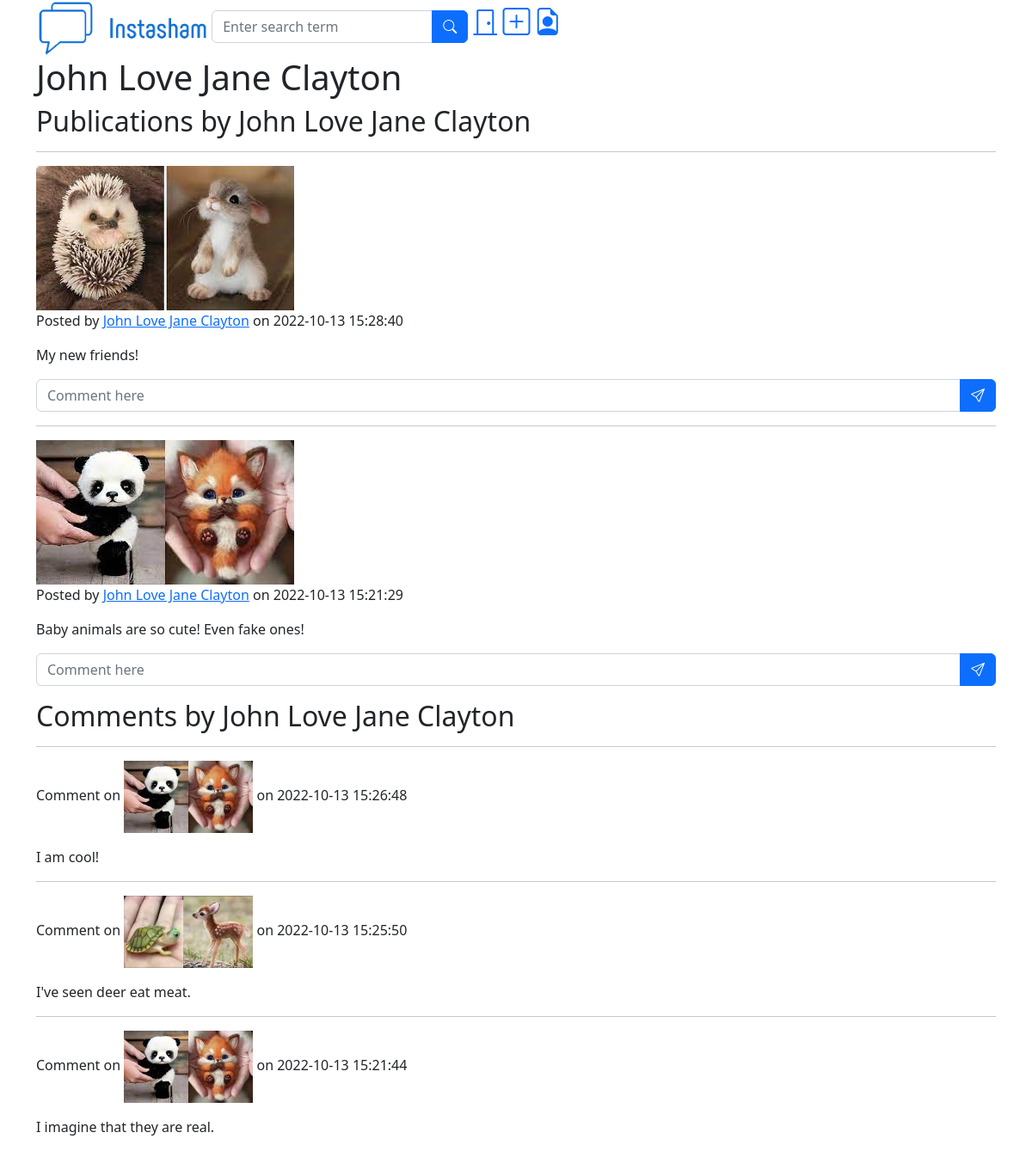
/Profile/details/1, run on the app's committed database.
### tables this page shows
CREATE TABLE `profile` (
  `profile_id` int(11) NOT NULL,
  `first_name` varchar(50) NOT NULL,
  `middle_name` varchar(50) NOT NULL,
  `last_name` varchar(50) NOT NULL,
  `user_id` int(11) NOT NULL
);

CREATE TABLE `publication` (
  `publication_id` int(11) NOT NULL,
  `profile_id` int(11) NOT NULL,
  `picture` varchar(128) NOT NULL,
  `caption` text NOT NULL,
  `date_time` datetime NOT NULL DEFAULT current_timestamp()
);

CREATE TABLE `comment` (
  `comment_id` int(11) NOT NULL,
  `publication_id` int(11) NOT NULL,
  `profile_id` int(11) NOT NULL,
  `comment` text NOT NULL,
  `date_time` datetime NOT NULL DEFAULT current_timestamp()
);

### app/core/Controller.php (called while the page is built, shortened)
<?php
class Controller{
	public function view($name, $data = []){
		include('app/views/' . $name . '.php');
	}
}

### app/controllers/Profile.php (called while the page is built, shortened)
<?php
class Profile extends \app\core\Controller{
	public function details($profile_id){
		$profile = new \app\models\Profile();
		$profile = $profile->get($profile_id);
		$this->view('Profile/details', $profile);
	}
}

### app/core/App.php (called while the page is built, shortened)
<?php
class App{
	private $method = 'index';
	public function __construct(){
		$url = self::parseUrl();
		if(isset($url[0])){
			unset($url[0]);
		}
		$this->controller = new $this->controller;
		if(isset($url[1])){
			if(method_exists($this->controller, $url[1])){
				$this->method = $url[1];
			}
			unset($url[1]);
		}
		$params = $url ? array_values($url) : [];
		call_user_func_array([ $this->controller, $this->method ], $params);
	}
	public static function parseUrl(){
		if(isset($_GET['url']))
		{
			return explode('/',
				filter_var(
					rtrim($_GET['url'], '/'))
				,FILTER_SANITIZE_URL);
		}
	}
}

### index.php (called while the page is built, shortened)
<?php
	new app\core\App();

### app/models/Profile.php (called while the page is built, shortened)
<?php
class Profile extends \app\core\Model{
	public function __toString(){
		return "$this->first_name $this->middle_name $this->last_name";
	}
	public function get($profile_id){
		$SQL = "SELECT * FROM profile WHERE profile_id=:profile_id";
		$STMT = self::$_connection->prepare($SQL);
		$STMT->execute(['profile_id'=>$profile_id]);
		$STMT->setFetchMode(\PDO::FETCH_CLASS, 'app\models\Profile');
		return $STMT->fetch();
	}
	public function getPublications(){
		$SQL = "SELECT * FROM publication WHERE profile_id=:profile_id ORDER BY date_time DESC";
		$STMT = self::$_connection->prepare($SQL);
		$STMT->execute(['profile_id'=>$this->profile_id]);
		$STMT->setFetchMode(\PDO::FETCH_CLASS, 'app\models\Publication');
		return $STMT->fetchAll();
	}
	public function getComments(){
		$SQL = "SELECT * FROM comment WHERE profile_id=:profile_id ORDER BY date_time DESC";
		$STMT = self::$_connection->prepare($SQL);
		$STMT->execute(['profile_id'=>$this->profile_id]);
		$STMT->setFetchMode(\PDO::FETCH_CLASS, 'app\models\Comment');
		return $STMT->fetchAll();
	}
}

### app/core/Model.php (called while the page is built, shortened)
<?php
class Model{
	public function __construct(){
		$server = 'localhost';
		$dbname = 'Instasham';
		$username = 'root';
		$password = '';
	}
}

### app/models/Publication.php (called while the page is built, shortened)
<?php
class Publication extends \app\core\Model{
	public function getProfile(){
		$SQL = "SELECT * FROM profile WHERE profile_id=:profile_id";
		$STMT = self::$_connection->prepare($SQL);
		$STMT->execute(['profile_id'=>$this->profile_id]);
		$STMT->setFetchMode(\PDO::FETCH_CLASS, 'app\models\Profile');
		return $STMT->fetch();
	}
}

### app/models/Comment.php (called while the page is built, shortened)
<?php
class Comment extends \app\core\Model{
	public function getPublication(){
		$SQL = "SELECT * FROM publication WHERE publication_id=:publication_id";
		$STMT = self::$_connection->prepare($SQL);
		$STMT->execute(['publication_id'=>$this->publication_id]);
		$STMT->setFetchMode(\PDO::FETCH_CLASS, 'app\models\Profile');
		return $STMT->fetch();
	}
}

### app/views/Comment/partialOnPublication.php (the view)
<div class='jumbotron' id='comment<?=$data->comment_id?>'>
	<hr>
	<?php $publication = $data->getPublication(); ?>
	<p>Comment on <a href='/Publication/details/<?=$publication->publication_id ?>#comment<?=$data->comment_id?>'><img style="max-width:150px;" src="/images/<?= $publication->picture ?>" /></a> on <?= $data->date_time?><?php
		if(isset($_SESSION['profile_id']) && $_SESSION['profile_id'] == $data->profile_id){
			echo "<a href='/Comment/delete/$data->comment_id'><i class='bi-trash'></i></a>";
			?>
			<a href='javascript:$("#commentEdit<?=$data->comment_id?>").prop("disabled",false);$("#commentEdit<?=$data->comment_id?>").next("button").prop("disabled",false);'><i class='bi-pen' onclick=''></i></a></p>
<form action='/Comment/edit/<?=$data->comment_id?>' method="post">
	<div class="input-group">
		<input class='form-control' type="text" name="comment" id='commentEdit<?=$data->comment_id?>' placeholder="comment" value='<?=htmlspecialchars($data->comment)?>' disabled/>
		<button type='submit' name='action' class='btn btn-primary' disabled><i class='bi-send'></i></button>
	</div>
</form>
	<?php }else{?>
	</p><p><?=htmlspecialchars($data->comment) ?></p>
	<?php	}
	?>
</div>

### app/views/Profile/details.php (shortened to what this page needs)
<h1><?=$data ?></h1>
<h2>Publications by <?=$data ?></h2>
<?php
$publications = $data->getPublications();
foreach ($publications as $publication) {
	$this->view('Publication/partial', $publication);
}
?>
<h2>Comments by <?=$data ?></h2>
<?php
$comments = $data->getComments();
foreach ($comments as $comment) {
	$this->view('Comment/partialOnPublication', $comment);
}
?>

### app/views/Publication/partial.php (shortened to what this page needs)
<div class='jumbotron' id='publication<?=$data->publication_id?>'>
	<hr>
	<?php $profile=$data->getProfile(); ?>
	<a href="/Publication/details/<?=$data->publication_id?>"><img src="/images/<?= $data->picture ?>"></a>
	<p>Posted by <a href='/Profile/details/<?=$profile->profile_id ?>'><?= htmlspecialchars($profile) ?></a> on <?= $data->date_time?><?php
	?></p>
	<p><?=htmlspecialchars($data->caption) ?></p>
<form action='/Comment/add/<?=$data->publication_id?>' method="post">
	<div class="input-group">
		<input class='form-control' type="text" name="comment" placeholder="Comment here" />
	<button type="submit" name='action' class='btn btn-primary'><i class='bi-send'></i></button>
	</div>
</form>
</div>

### data on the page
profile: data "John Love Jane Clayton"
publication: picture (picture), profile.last_name "John Love Jane Clayton", date_time "2022-10-13 15:28:40", caption "My new friends!"
publication: picture (picture), profile.last_name "John Love Jane Clayton", date_time "2022-10-13 15:21:29", caption "Baby animals are so cute! Even fake ones!"
comment: publication.picture (picture), date_time "2022-10-13 15:26:48", comment "I am cool!"
comment: publication.picture (picture), date_time "2022-10-13 15:25:50", comment "I've seen deer eat meat."
comment: publication.picture (picture), date_time "2022-10-13 15:21:44", comment "I imagine that they are real."
